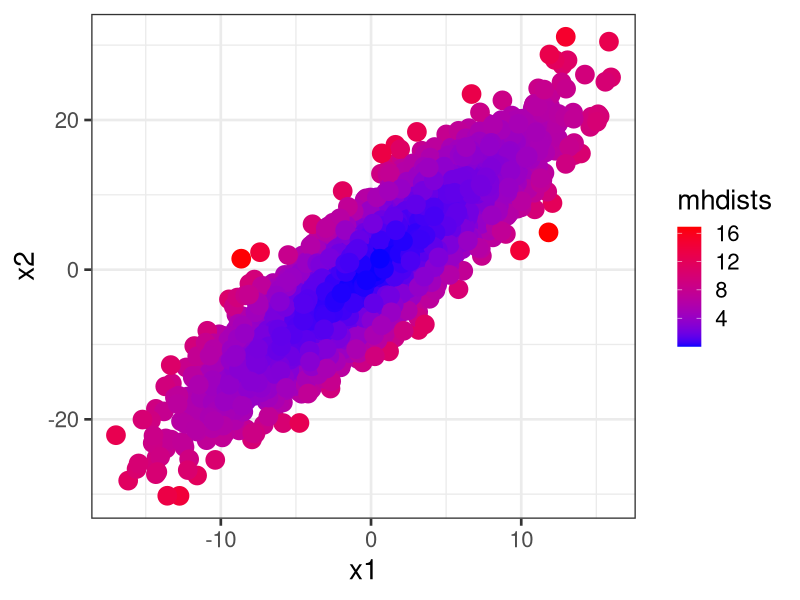
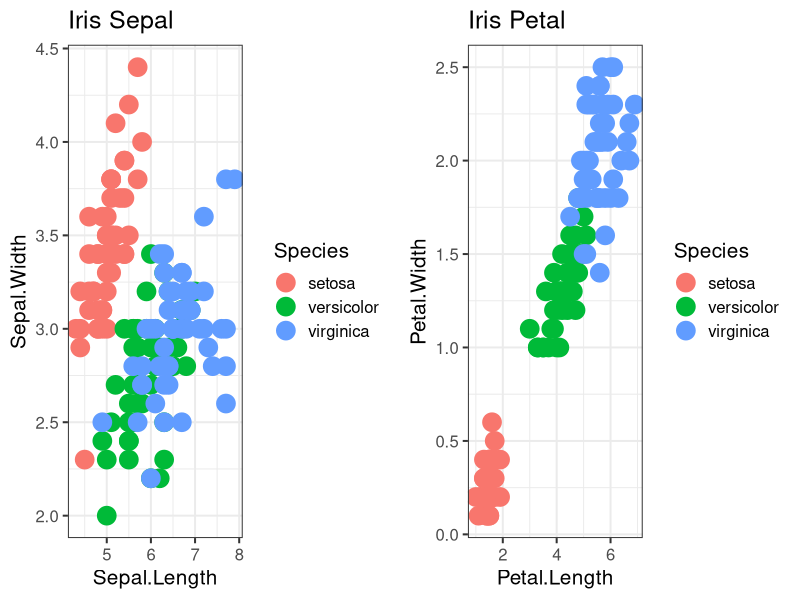
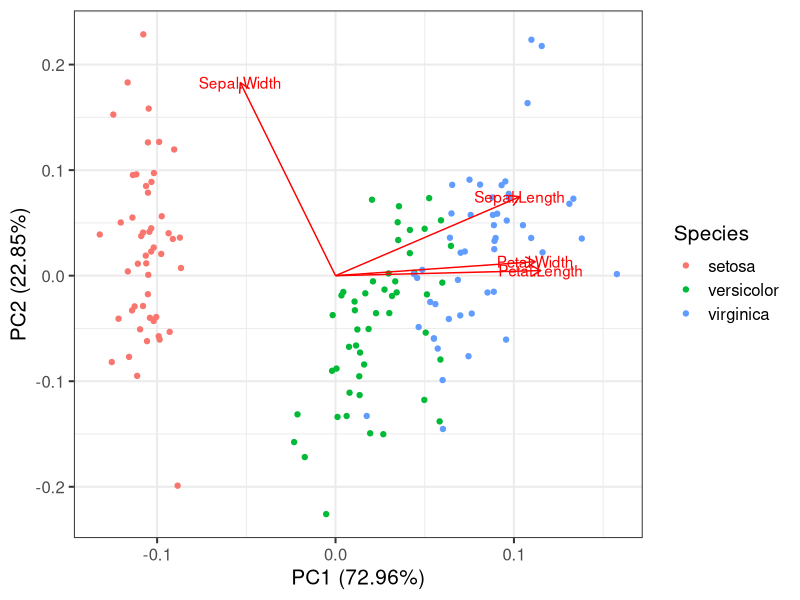
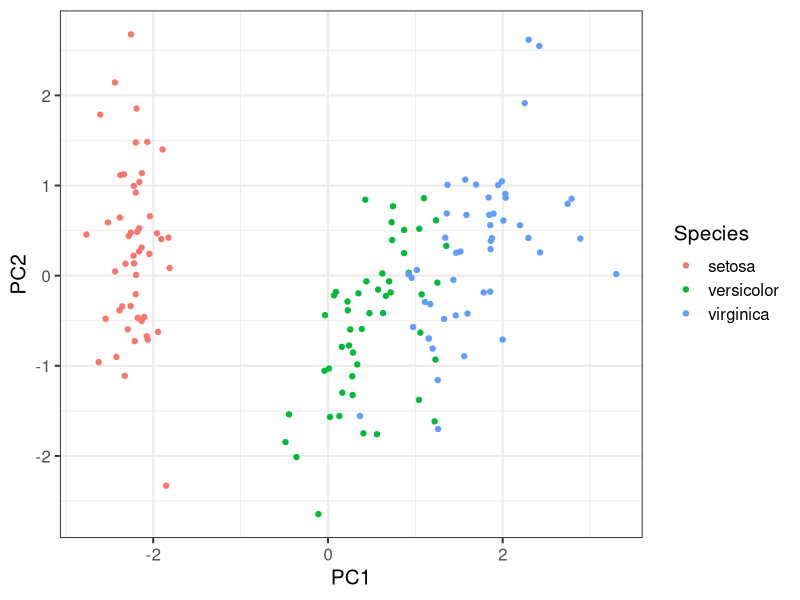

Here is the R script that generated these plots, in order:
## ---- chunk 1
x <- rnorm(100)
y <- x * 0.3 + rnorm(100, sd=0.4)
z <- rnorm(100)
myMatrix <- cbind(x,y,z)
var(myMatrix)
## ---- chunk 2
head(myMatrix, 4)
cor(myMatrix)
## ---- chunk 3
set.seed(1234)
library(ggplot2)
x1 <- rnorm(5000, sd=5)
x2 <- x1 * 1.5 + rnorm(5000, sd=4)
means <- c(mean(x1), mean(x2))
myMatrix <- cbind(x1, x2)
VCV <- var(myMatrix)
mhdists <- mahalanobis(myMatrix, means, VCV)
qplot(x1,x2, color=mhdists, size=I(6)) + 
  theme_bw(20) + 
  scale_color_continuous(low = "blue", high="red")
## ---- chunk 4
means <- c(mean(x1), mean(x2))
myMatrix <- cbind(x1, x2)
VCV <- var(myMatrix)
## ---- chunk 5
mhdists <- mahalanobis(myMatrix, means, VCV)
mhdists[1:4]
## ---- chunk 6
var1 <- rnorm(5); var2 <- rnorm(5)
myMatrix <- cbind(var1,var2); head(myMatrix, 3)
dist(myMatrix)
## ---- chunk 7
library(ggplot2)
library(gridExtra)
theme_set(theme_bw(15))
sepal<-qplot(Sepal.Length, Sepal.Width, data=iris, color=Species, main="Iris Sepal", size=I(6))
petal<-qplot(Petal.Length, Petal.Width, data=iris, color=Species, main="Iris Petal", size=I(6))
grid.arrange(sepal, petal, nrow=1)
## ---- chunk 8
irisPCA <- prcomp(iris[,1:4], 
                  scale=TRUE, center=TRUE)

#note both of these are equivalent

irisPCA <- prcomp(~Sepal.Length + Petal.Length + Petal.Width + Sepal.Width, 
                  data=iris, 
                  scale=TRUE, center=TRUE)
## ---- chunk 9
irisPCA
summary(irisPCA)
## ---- chunk 10
library(ggfortify)
autoplot(irisPCA, data=iris, colour="Species", loadings=TRUE, loadings.label=TRUE)
## ---- chunk 11
head(irisPCA$x)
## ---- chunk 12
forPlot <- data.frame(irisPCA$x, Species=iris$Species)
ggplot(data = forPlot, mapping=aes(x=PC1, y=PC2, color=Species)) + geom_point()
